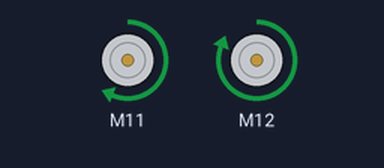
The sketch below on a simulated Arduino Uno, built with avr-gcc and run on an emulated ATmega328P. Parts: 2 × DC motor (green arrow = forward, orange = backward, longer = faster).

Above: at 0.1 s.
Timing chart, 0 to 1.6 s (numbered marks = the images above):
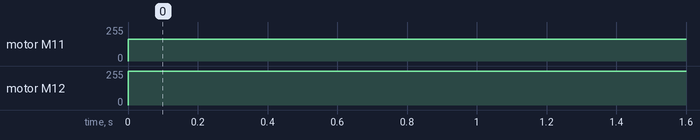

The sketch:

Climber.ino
```cpp
#include <Arduino.h>
#include <Wire.h>
#include <SoftwareSerial.h>
#include <MeMegaPi.h>

double angle_rad = PI/180.0;
double angle_deg = 180.0/PI;
MeEncoderOnBoard Encoder_1(SLOT1);
MeEncoderOnBoard Encoder_2(SLOT2);
MeEncoderOnBoard Encoder_3(SLOT3);
MeEncoderOnBoard Encoder_4(SLOT4);
MeLineFollower linefollower_6(6);
int count = 0;
bool turnLeft = false;

void isr_process_encoder1(void){
  if(digitalRead(Encoder_1.getPortB()) == 0){
    Encoder_1.pulsePosMinus();
  }else{
    Encoder_1.pulsePosPlus();
  }
}

void isr_process_encoder2(void){
  if(digitalRead(Encoder_2.getPortB()) == 0){
    Encoder_2.pulsePosMinus();
  }else{
    Encoder_2.pulsePosPlus();
  }
}

void isr_process_encoder3(void){
  if(digitalRead(Encoder_3.getPortB()) == 0){
    Encoder_3.pulsePosMinus();
  }else{
    Encoder_3.pulsePosPlus();
  }
}

void isr_process_encoder4(void){
  if(digitalRead(Encoder_4.getPortB()) == 0){
    Encoder_4.pulsePosMinus();
  }else{
    Encoder_4.pulsePosPlus();
  }
}
void move(int direction, int speed){
  int leftSpeed = 0;
  int rightSpeed = 0;
  if(direction == 1){ // Right
    leftSpeed = -1 * speed;
    rightSpeed = speed;
  }else if(direction == 2){ // Left
    leftSpeed = speed;
    rightSpeed = -1 * speed;
  }else if(direction == 3){ // Forwards
    leftSpeed = speed;
    rightSpeed = speed;
  }else if(direction == 4){ // Backwards
    leftSpeed = -1 * speed;
    rightSpeed = -1 * speed;
  }
  Encoder_1.setTarPWM(leftSpeed * 0.64);
  Encoder_2.setTarPWM(rightSpeed);
}

void setup() {
  TCCR1A = _BV(WGM10);
  TCCR1B = _BV(CS11) | _BV(WGM12);
  TCCR2A = _BV(WGM21) | _BV(WGM20);
  TCCR2B = _BV(CS21);
  attachInterrupt(Encoder_1.getIntNum(), isr_process_encoder1, RISING);
  attachInterrupt(Encoder_2.getIntNum(), isr_process_encoder2, RISING);
  // DO SOMETHING

}

void _loop() {
  Encoder_1.loop();
  Encoder_2.loop();
}

void loop() {
  move(3, 100 / 100.0 * 255);

  _loop();
}
```

Measured:
- by itself, motor M11: stopped → forward 163/255 at 0.00 s
- by itself, motor M12: stopped → forward 255/255 at 0.00 s
